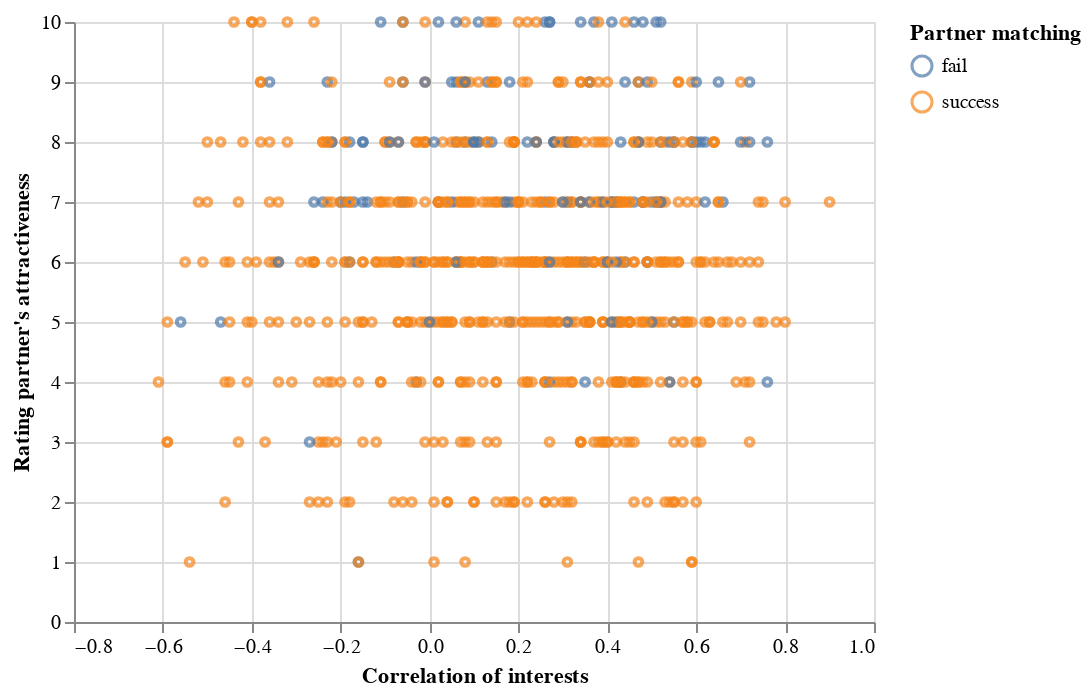

Notebook code cell kept with this figure:
### Code cell
speeddating_plot = (
    alt.Chart(speeddating_training)
    .mark_point(size=15)
    .encode(
        x=alt.X("interests_correlate", title="Correlation of interests"),
        y=alt.Y("attractive_partner", title="Rating partner's attractiveness", scale=alt.Scale()),
        color=alt.Color("match", title="Partner matching"),
    )
)
speeddating_plot

### Figure 1 — Vega-Lite specification as saved in the notebook (floating-point values rounded to 4 significant figures; data arrays with more than 128 entries replaced by an {"elided": "..."} marker saying what was removed)
{"config": {"view": {"continuousWidth": 400, "continuousHeight": 300}}, "data": {"name": "data-a238a20af226ed9b8c1bf4f14d900bd9"}, "mark": {"type": "point", "size": 15}, "encoding": {"color": {"field": "match", "title": "Partner matching", "type": "nominal"}, "x": {"field": "interests_correlate", "title": "Correlation of interests", "type": "quantitative"}, "y": {"field": "attractive_partner", "scale": {}, "title": "Rating partner's attractiveness", "type": "quantitative"}}, "$schema": "https://vega.github.io/schema/vega-lite/v4.17.0.json", "datasets": {"data-a238a20af226ed9b8c1bf4f14d900bd9": {"elided": "750 records"}}}
